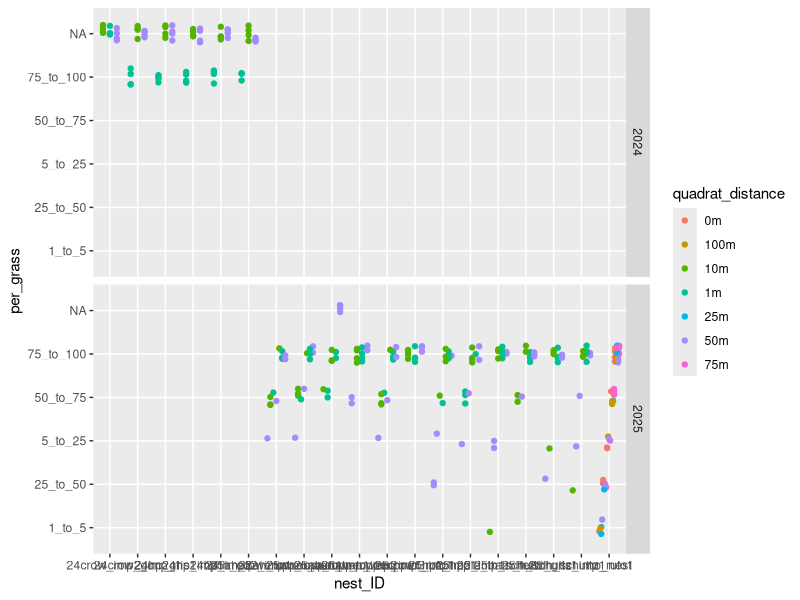

Generate this figure with R: (Note: this script raises an error after producing the figure.)
# NQ Habitat analysis 17 Dec 2025

#load packages
library(tidyverse) #dplyr package
library(lubridate)
library(lme4) # GLM models
library(gridExtra) # for creating plot grids
library(grid) 
library(glmmTMB) #beta distribution model
library(ggeffects) # getting predicted values from model

#load data
sites <- read.csv("nest_survey_site_data.csv") 
penetrometer <- read.csv("habitat_data/2025_penetrometer.csv")
habitat25 <- read.csv("habitat_data/25_nest_habitat.csv")
habitat24 <- read.csv("habitat_data/24_nest_habitat.csv")
habitat_site_transect24 <- read.csv("habitat_data/24_habitat_site_transect.csv")

#change values to lowercase for consistency
penetrometer <- penetrometer %>% mutate(., site = tolower(site), nest_ID = tolower(nest_ID))
habitat25 <- habitat25 %>% mutate(., site = tolower(site), nest_ID = tolower(nest_ID))
habitat24 <- habitat24 %>% mutate(., site = tolower(site), nest_ID = tolower(nest_ID))
habitat_site_transect24 <- habitat_site_transect24 %>% mutate(., site = tolower(site))


#clean
habitat25 <- subset(habitat25, year == '2025') # remove blank rows
habitat25 <- habitat25 %>% mutate(soil_temp_C = as.numeric(soil_temp_C))

# join data sets together
habitat24 <- left_join(habitat24, habitat_site_transect24)
all_habitat <- full_join(habitat25, habitat24)
all_habitat <- merge(all_habitat, sites[, c('location', 'site')], by= "site") # adding locations


# change values to NA
all_habitat[all_habitat == ''] <- NA
all_habitat[all_habitat == 'na'] <- NA

# remove unnecessary columns

all_habitat <- all_habitat %>% mutate(coord_Lat = NULL, 
                                      coord_Lon = NULL, 
                                      coor_N = NULL,
                                      coor_W = NULL,
                                      date_grass_collected = NULL)

#cleaning quadrat column
table(all_habitat$quadrat_no) # values that are "about_x" should just be lumped with the closest quadrat distance
all_habitat$quadrat_no[all_habitat$quadrat_no == 'about_45S'] <- '50S' # replacing values
all_habitat$quadrat_no[all_habitat$quadrat_no == 'about_40S'] <- '50S'
all_habitat$quadrat_no[all_habitat$quadrat_no == 'about_40N'] <- '50N'
all_habitat$quadrat_no[all_habitat$quadrat_no == 'about_45N'] <- '50N'
all_habitat$quadrat_no[all_habitat$quadrat_no == 'about_55E'] <- '50E'
all_habitat$quadrat_no[all_habitat$quadrat_no == 'about_95M'] <- '100M'
all_habitat$quadrat_no[all_habitat$quadrat_no == 'about_37E'] <- '50E'
table(all_habitat$quadrat_no) # check. do all values look right?

#percent cover data

all_habitat <- mutate(all_habitat, mean_litter_depth = rowMeans(select(all_habitat, starts_with("leaf_lit")), na.rm = TRUE))
#note litter depths between 2024 and 2025 seem very different

# Creating quadrat distances column and distance/proximity column
all_habitat <- all_habitat %>%  
  mutate(quadrat_distance = case_when(quadrat_no == "1N" ~ "1m", # column with groupings of quadrat distance
                                       quadrat_no == "1S" ~ "1m",
                                       quadrat_no == "1E" ~ "1m",
                                       quadrat_no == "1W" ~ "1m",
                                       quadrat_no == "10N" ~ "10m",
                                       quadrat_no == "10S" ~ "10m",
                                       quadrat_no == "10E" ~ "10m",
                                       quadrat_no == "10W" ~ "10m",
                                       startsWith(quadrat_no, "50") ~ "50m",
                                       startsWith(quadrat_no, "0") ~ "0m",
                                       startsWith(quadrat_no, "100M") ~ "100m",
                                       startsWith(quadrat_no, "25M") ~ "25m",
                                       startsWith(quadrat_no, "75M") ~ "75m"),
         proximity = case_when(quadrat_no == "1N" ~ "near", # lumps quadrats into a column "near" (1m) nest and "far" from nest (10m and 50m) 
                               quadrat_no == "1S" ~ "near",
                               quadrat_no == "1E" ~ "near",
                               quadrat_no == "1W" ~ "near",
                               quadrat_no == "10N" ~ "far",
                               quadrat_no == "10S" ~ "far",
                               quadrat_no == "10E" ~ "far",
                               quadrat_no == "10W" ~ "far", 
                               quadrat_no == "50N" ~ "far",
                               quadrat_no == "50S" ~ "far",
                               quadrat_no == "50E" ~ "far",
                               quadrat_no == "50W" ~ "far", 
                               startsWith(quadrat_no, "50") ~ "transect", # These are values to represent data at sites where no nest was found. 
                               startsWith(quadrat_no, "0") ~ "transect",
                               startsWith(quadrat_no, "100M") ~ "transect",
                               startsWith(quadrat_no, "25M") ~ "transect",
                               startsWith(quadrat_no, "75M") ~ "transect")) # lumping quadrat distances together

# creating mid points for habitat analysis
all_habitat <- all_habitat %>% 
  mutate(per_bare_midpoint = recode(per_bare, '0' = 0, '1_to_5' = 3, '25_to_50' = 37.5, '5_to_25' = 15, '50_to_75' = 62.5, '75_to_100' = 87.5),
         per_forb_midpoint = recode(per_forb, '0' = 0, '1_to_5' = 3, '25_to_50' = 37.5, '5_to_25' = 15, '50_to_75' = 62.5, '75_to_100' = 87.5),
         per_grass_midpoint = recode(per_grass, '0' = 0, '1_to_5' = 3, '25_to_50' = 37.5, '5_to_25' = 15, '50_to_75' = 62.5, '75_to_100' = 87.5))


# scatter plot looking at each nest's habitat plots
ggplot(all_habitat, aes(x = nest_ID, y = per_grass, color = quadrat_distance)) +
  geom_point(position = position_jitterdodge(jitter.height = 0.2, jitter.width = 0)) +
  facet_grid(vars(year))

# Look at cover class values across different quadrat distances
grass_boxplot <- all_habitat %>% filter(., nest_ID != 'no_nest') %>% 
ggplot(., aes(x = factor(quadrat_distance, levels = c('1m', '10m', '50m')), y = per_grass_midpoint)) +
  geom_boxplot(outliers = FALSE, fill ='lightblue') +
  geom_point(position = position_jitterdodge(jitter.height = 0.3, jitter.width = 0.8), size = 2) +
  xlab('quadrat distance') +
  ylab('Percent cover (midpoint)') +
  facet_grid(vars(year)) +
  ggtitle('Grass cover')

bare_boxplot <- all_habitat %>% filter(., nest_ID != 'no_nest') %>% 
  ggplot(., aes(x = factor(quadrat_distance, levels = c('1m', '10m', '50m')), y = per_bare_midpoint)) +
  geom_boxplot(outliers = FALSE, fill ='lightblue')  +
  geom_point(position = position_jitterdodge(jitter.height = 0.3, jitter.width = 0.8), size = 2) +
  #theme(axis.title.y = NULL) +
  xlab('quadrat distance') +
  ylab('') +
  facet_grid(vars(year)) +
  ggtitle('Bare ground cover')

forb_boxplot <- all_habitat %>% filter(., nest_ID != 'no_nest') %>% 
  ggplot(., aes(x = factor(quadrat_distance, levels = c('1m', '10m', '50m')), y = per_forb_midpoint)) +
  geom_boxplot(outliers = FALSE, fill ='lightblue')  +
  geom_point(position = position_jitterdodge(jitter.height = 0.3, jitter.width = 0.8), size = 2) +
  #theme(axis.title.y = NULL) +
  xlab('quadrat distance') +
  ylab('') +
  facet_grid(vars(year)) +
  ggtitle('Forb cover')

grid.arrange(grass_boxplot, bare_boxplot, forb_boxplot, ncol = 3)


# data frame for average cover for nest ID and year. 
nest_habitat_summarized <- all_habitat %>% 
  filter(., nest_ID != 'no_nest') %>%  # removing no_nest counts for now
  group_by(nest_ID, year, quadrat_distance, location, site) %>% 
  summarize(avg_bare = mean(per_bare_midpoint), #using midpoints to create numeric values from categories
            avg_forb = mean(per_forb_midpoint),
            avg_grass = mean(per_grass_midpoint),
            mean_of_means_litter_cm = mean(mean_litter_depth)) %>% 
  mutate(., quadrat_distance = as.factor(quadrat_distance),
         location = as.factor(location),
         year = as.factor(year),
         site = as.factor(site))



ggplot(nest_habitat_summarized, aes(x=avg_grass, y=avg_forb, color = quadrat_distance)) +
  geom_point(size = 3) 

ggplot(nest_habitat_summarized, aes(x = nest_ID, 
                                    y = avg_grass, 
                                    fill = factor(quadrat_distance, levels = c('1m', '10m', '50m')))) +
  geom_bar(stat = 'identity', position = 'dodge', color = 'black') +
  theme(#axis.text.x = element_blank(),
    axis.text.x = element_text(angle = 90, hjust = 0  , vjust = 0, size = 8.5, color = 'black'),#rotate x-axis text
    axis.text.y = element_text(size = 8, color = 'black'),
    axis.title = element_text(size = 8),
   # panel.grid.major = element_blank(),
    #panel.grid.minor = element_blank(),
   # panel.background = element_blank(),
    axis.ticks.x = element_blank()) +
  labs(x = "nest_ID", y = "mean grass midpoint") + #labels
  scale_fill_manual(values = c("#FFA500", "#56B4E9", '#ff6db6'),
                    labels = c("1M", "10M", '50M'),
                    guide = guide_legend(title = NULL)) 

ggplot(nest_habitat_summarized, aes(x = site, 
                                    y = avg_bare, 
                                    fill = factor(quadrat_distance, levels = c('1m', '10m', '50m')))) +
  geom_bar(stat = 'identity', position = 'dodge', color = 'black') +
  theme(#axis.text.x = element_blank(),
    axis.text.x = element_text(angle = 90, hjust = 0  , vjust = 0, size = 8.5, color = 'black'),#rotate x-axis text
    axis.text.y = element_text(size = 8, color = 'black'),
    axis.title = element_text(size = 8),
    # panel.grid.major = element_blank(),
    #panel.grid.minor = element_blank(),
    # panel.background = element_blank(),
    axis.ticks.x = element_blank()) +
  labs(x = "nest_ID", y = "mean bare midpoint") + #labels
  scale_fill_manual(values = c("#FFA500", "#56B4E9", '#ff6db6'),
                    labels = c("1M", "10M", '50M'),
                    guide = guide_legend(title = NULL))  +
  facet_grid('year')

##### are habitat measures different in the different quadrat distances? Which habitat measures are different? 

all_habitat_nonest <- all_habitat %>% 
  filter(., nest_ID != 'no_nest') %>% # removing no_nest row from dataset for modeling
  mutate(., quadrat_distance = as.factor(quadrat_distance),
         location = as.factor(location)) 

nest_habitat_summarized <- nest_habitat_summarized %>% 
  mutate(., avg_grass_prop = avg_grass / 100, 
            avg_bare_prop = avg_bare / 100, 
            avg_forb_prop = avg_forb/ 100) # creating proportion columns (0-1) to meet assumptions for beta tests

nest_habitat_summarized2025 <- nest_habitat_summarized %>% 
  filter(., year == 2025) 

nest_habitat_summarized$quadrat_distance <- relevel(nest_habitat_summarized$quadrat_distance, ref = '1m') #relevel so reference value is 1 meter quadrats
all_habitat_nonest$quadrat_distance <- relevel(all_habitat_nonest$quadrat_distance, ref = '1m')
nest_habitat_summarized2025$quadrat_distance <- relevel(nest_habitat_summarized2025$quadrat_distance, ref = '1m') #relevel so reference value is 1 meter quadrats



## grass  vs quadrat distances - Data NOT normal. Using only 2025 data, as 2024 data is lacking
shapiro.test(nest_habitat_summarized$avg_grass)
shapiro.test(log(nest_habitat_summarized$avg_grass))
hist(nest_habitat_summarized$avg_grass)

grass_model2 <- glmmTMB(avg_grass_prop ~ quadrat_distance + (1|location), 
                      data = nest_habitat_summarized2025, 
                      family = beta_family) # using means of each quadrat at each nest
summary(grass_model2) # AIC = -82.3
summary(aov(grass_model2)) # quadrat distance has a strong effect on the amount of grass, and there is a minor effect from location.

## forb vs quadrat distances - data is normal when log transformed
shapiro.test(nest_habitat_summarized$avg_forb)
shapiro.test(log1p(nest_habitat_summarized$avg_forb))
hist(nest_habitat_summarized$avg_forb)
hist(log1p(nest_habitat_summarized$avg_forb))

forb_model1 <- glmmTMB(log1p(avg_forb) ~ quadrat_distance + (1|location) + year, #log transform data to make normal
                      data = nest_habitat_summarized, 
                      family = gaussian(link = 'identity'))
                     # start = list(theta = 0)) # using means of each quadrat at each nest
summary(forb_model1) # AIC = 114.2

ggpredict(forb_model1, terms = c("quadrat_distance")) |> plot()
summary(aov(forb_model1)) #location is affecting the outcome of this model.

# model using only 2025 data
shapiro.test(nest_habitat_summarized2025$avg_forb)
shapiro.test(log1p(nest_habitat_summarized2025$avg_forb))
hist(nest_habitat_summarized2025$avg_forb)
hist(log1p(nest_habitat_summarized2025$avg_forb))

forb_model1_2025 <- glmmTMB(log1p(avg_forb) ~ quadrat_distance + (1|location), #log transform data to make normal
                       data = nest_habitat_summarized2025, 
                       family = gaussian(link = 'identity'))
# start = list(theta = 0)) # using means of each quadrat at each nest
summary(forb_model1_2025) # AIC = 52.4

ggpredict(forb_model1_2025, terms = c("quadrat_distance")) |> plot()
summary(aov(forb_model1_2025)) #location is affecting the outcome of this model.

# bare vs quadrat distances - data NOT normal
shapiro.test(nest_habitat_summarized$avg_bare)
hist(nest_habitat_summarized$avg_bare)

bare_model1 <- glmmTMB(avg_bare_prop ~ quadrat_distance + (1|location), 
                       data = nest_habitat_summarized, 
                       family = ordbeta(link = 'logit'))

bare_model2 <- glmmTMB(avg_bare_prop ~ quadrat_distance + (1|location) + year, 
                        data = nest_habitat_summarized, 
                        family = ordbeta(link = 'logit'))

summary(bare_model1) # AIC = 13.0
summary(bare_model2) # AIC = 54.6
summary(aov(bare_model1)) # location is affecting the outcome of this model. 
summary(aov(bare_model2))  # large effect of year and location, small effect with quadrat distance
ggpredict(bare_model1, terms = c("quadrat_distance")) |> plot()
#ggpredict(bare_model2, terms = c("year")) |> plot()

## 2025 data
shapiro.test(nest_habitat_summarized2025$avg_bare)
hist(nest_habitat_summarized2025$avg_bare)

bare_model1_2025 <- glmmTMB(avg_bare_prop ~ quadrat_distance + (1|location), 
                       data = nest_habitat_summarized2025, 
                       family = ordbeta(link = 'logit'))

summary(bare_model1_2025) # AIC = 13.0
summary(aov(bare_model1_2025)) # location is affecting the outcome of this model. 
ggpredict(bare_model1_2025, terms = c("quadrat_distance")) |> plot()

# calculating Emmeans and obtaining predicted values for plotting

library(emmeans)
## grass model
grass_emm<-emmeans(grass_model2, "quadrat_distance", type = "response")
grass_emm

plot(grass_emm, type="response")   # Link scale by default
pairs(grass_emm, reverse = TRUE) # pairwise comparison

# predicted values
preds_grass <- predict(grass_model2, type = "response", se.fit = TRUE)
print(preds_grass)

## forb model
forb_emm<-emmeans(forb_model1, "quadrat_distance", type = "response")
forb_emm

plot(forb_emm, type="response")   # Link scale by default
pairs(forb_emm, reverse = TRUE) # pairwise comparison

# predicted values
preds_forb <- predict(forb_model1, type = "response", se.fit = TRUE)
print(preds_forb)

## bare model
bare_emm<-emmeans(bare_model1, "quadrat_distance", type = "response")
bare_emm

plot(bare_emm, type="response")   # Link scale by default
pairs(bare_emm, reverse = TRUE) # comparison

# predicted values
preds_bare <- predict(bare_model1, type = "response", se.fit = TRUE)
print(preds_bare)

# add predictions to a new dataframe 
nest_habitat_preds <- nest_habitat_summarized
nest_habitat_preds <- nest_habitat_preds[-c(26), ]

nest_habitat_preds2025 <- nest_habitat_summarized2025
nest_habitat_preds2025 <- nest_habitat_preds2025[-c(9), ]

nest_habitat_preds2025$grass_fit <- preds_grass$fit 
nest_habitat_preds2025$grass_se <- preds_grass$se.fit

nest_habitat_preds$forb_fit <- preds_forb$fit 
nest_habitat_preds$forb_se <- preds_forb$se.fit

nest_habitat_preds$bare_fit <- preds_bare$fit 
nest_habitat_preds$bare_se <- preds_bare$se.fit

nest_habitat_preds <- left_join(nest_habitat_preds, nest_habitat_preds2025)

distance_predictions <- nest_habitat_preds %>% select(.,-c(nest_ID, location, year)) # create dataframe to be grouped by habitat only
distance_predictions <- distance_predictions %>%
  group_by(quadrat_distance) %>% 
  summarize_if(is.numeric, mean, na.rm = TRUE, .groups = "drop") # condense data and find mean value of predictions
distance_predictions <- distance_predictions %>% # calculate confidence intervals
  mutate(grass_LCI = grass_fit - grass_se,
         grass_UCI = grass_fit + grass_se,
         forb_LCI = forb_fit - forb_se,
         forb_UCI = forb_fit + forb_se,
         bare_LCI = bare_fit - bare_se,
         bare_UCI = bare_fit + bare_se)

distance_predictions <- probs %>% group_by(habitat) %>% summarize_if(is.numeric, mean, na.rm = TRUE, .groups = "drop")

# Shape data for plotting
fit <- distance_predictions %>% 
  select(., 
         quadrat_distance,
         grass_fit,
         forb_fit,
         bare_fit) %>% 
  pivot_longer(., 
               cols = c(grass_fit, forb_fit, bare_fit), 
               names_to = "cover", 
               values_to = "fit") %>% 
  mutate(., cover = case_when(startsWith(cover, 'grass') ~ 'grass',
                              startsWith(cover, 'forb') ~ 'forb' ,
                              startsWith(cover, 'bare') ~ 'bare'))

LCI <- distance_predictions %>% 
  select(., 
         quadrat_distance,
         grass_LCI,
         forb_LCI,
         bare_LCI) %>% 
  pivot_longer(., 
                cols = c(grass_LCI, forb_LCI, bare_LCI), 
                names_to = "cover", 
                values_to = "LCI") %>% 
  mutate(., cover = case_when(startsWith(cover, 'grass') ~ 'grass',
                              startsWith(cover, 'forb') ~ 'forb' ,
                              startsWith(cover, 'bare') ~ 'bare'))

UCI<- distance_predictions %>% 
  select(., 
         quadrat_distance,
         grass_UCI,
         forb_UCI,
         bare_UCI) %>% 
  pivot_longer(., 
               cols = c(grass_UCI, forb_UCI, bare_UCI), 
               names_to = "cover", 
               values_to = "UCI") %>% 
  mutate(., cover = case_when(startsWith(cover, 'grass') ~ 'grass',
                              startsWith(cover, 'forb') ~ 'forb' ,
                              startsWith(cover, 'bare') ~ 'bare'))

fits_plot <- full_join(fit, LCI)
fits_plot <- full_join(fits_plot, UCI)
fits_plot # data frame for plotting


# plotting predicted values
ggplot(data = fits_plot, aes(x = quadrat_distance, y = fit)) +
  geom_point(size = 8, shape = 20
            # colour= c("olivedrab3", "forestgreen", "goldenrod2")
             ) +
 # ylim(0,1) +
#  scale_x_discrete(limits = c("Forest", "Edge", "Prairie")) +
 # scale_y_continuous(breaks = c(0.0, 0.1, 0.2, 0.3, 0.4, 0.5, 0.6, 0.7, 0.8, 0.9, 1))+
  geom_errorbar(aes(ymin = LCI, ymax = UCI), size = 2, width = 0) +
  labs(x = 'Quadrat distance', y = "emmeans") +
  facet_wrap(vars(cover), ncol = 3, nrow = 1, scales = 'free')
